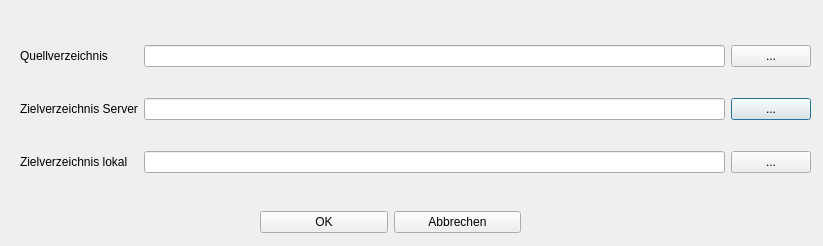
<?xml version="1.0" encoding="UTF-8"?>
<ui version="4.0">
 <class>Dialog_Einstellung_pfade</class>
 <widget class="QDialog" name="Dialog_Einstellung_pfade">
  <property name="geometry">
   <rect>
    <x>0</x>
    <y>0</y>
    <width>823</width>
    <height>246</height>
   </rect>
  </property>
  <property name="windowTitle">
   <string>Einstellung Pfade</string>
  </property>
  <property name="modal">
   <bool>true</bool>
  </property>
  <widget class="QWidget" name="layoutWidget">
   <property name="geometry">
    <rect>
     <x>20</x>
     <y>20</y>
     <width>791</width>
     <height>181</height>
    </rect>
   </property>
   <layout class="QGridLayout" name="gridLayout">
    <item row="1" column="0">
     <widget class="QLabel" name="label_2">
      <property name="text">
       <string>Zielverzeichnis Server</string>
      </property>
     </widget>
    </item>
    <item row="2" column="1">
     <widget class="QLineEdit" name="lineEdit_ziel_lokal"/>
    </item>
    <item row="2" column="0">
     <widget class="QLabel" name="label_3">
      <property name="text">
       <string>Zielverzeichnis lokal</string>
      </property>
     </widget>
    </item>
    <item row="1" column="1">
     <widget class="QLineEdit" name="lineEdit_ziel_server"/>
    </item>
    <item row="1" column="2">
     <widget class="QPushButton" name="pushButton_ziel_server">
      <property name="text">
       <string>...</string>
      </property>
     </widget>
    </item>
    <item row="0" column="0">
     <widget class="QLabel" name="label">
      <property name="text">
       <string>Quellverzeichnis</string>
      </property>
     </widget>
    </item>
    <item row="0" column="2">
     <widget class="QPushButton" name="pushButton_quelle">
      <property name="text">
       <string>...</string>
      </property>
     </widget>
    </item>
    <item row="2" column="2">
     <widget class="QPushButton" name="pushButton_ziel_lokal">
      <property name="text">
       <string>...</string>
      </property>
     </widget>
    </item>
    <item row="0" column="1">
     <widget class="QLineEdit" name="lineEdit_quelle"/>
    </item>
   </layout>
  </widget>
  <widget class="QWidget" name="layoutWidget">
   <property name="geometry">
    <rect>
     <x>260</x>
     <y>210</y>
     <width>261</width>
     <height>25</height>
    </rect>
   </property>
   <layout class="QHBoxLayout" name="horizontalLayout">
    <item>
     <widget class="QPushButton" name="pushButton_ok">
      <property name="text">
       <string>OK</string>
      </property>
     </widget>
    </item>
    <item>
     <widget class="QPushButton" name="pushButton_abbrechen">
      <property name="text">
       <string>Abbrechen</string>
      </property>
     </widget>
    </item>
   </layout>
  </widget>
 </widget>
 <tabstops>
  <tabstop>lineEdit_quelle</tabstop>
  <tabstop>lineEdit_ziel_server</tabstop>
  <tabstop>lineEdit_ziel_lokal</tabstop>
  <tabstop>pushButton_ok</tabstop>
  <tabstop>pushButton_abbrechen</tabstop>
  <tabstop>pushButton_quelle</tabstop>
  <tabstop>pushButton_ziel_server</tabstop>
  <tabstop>pushButton_ziel_lokal</tabstop>
 </tabstops>
 <resources/>
 <connections/>
</ui>
